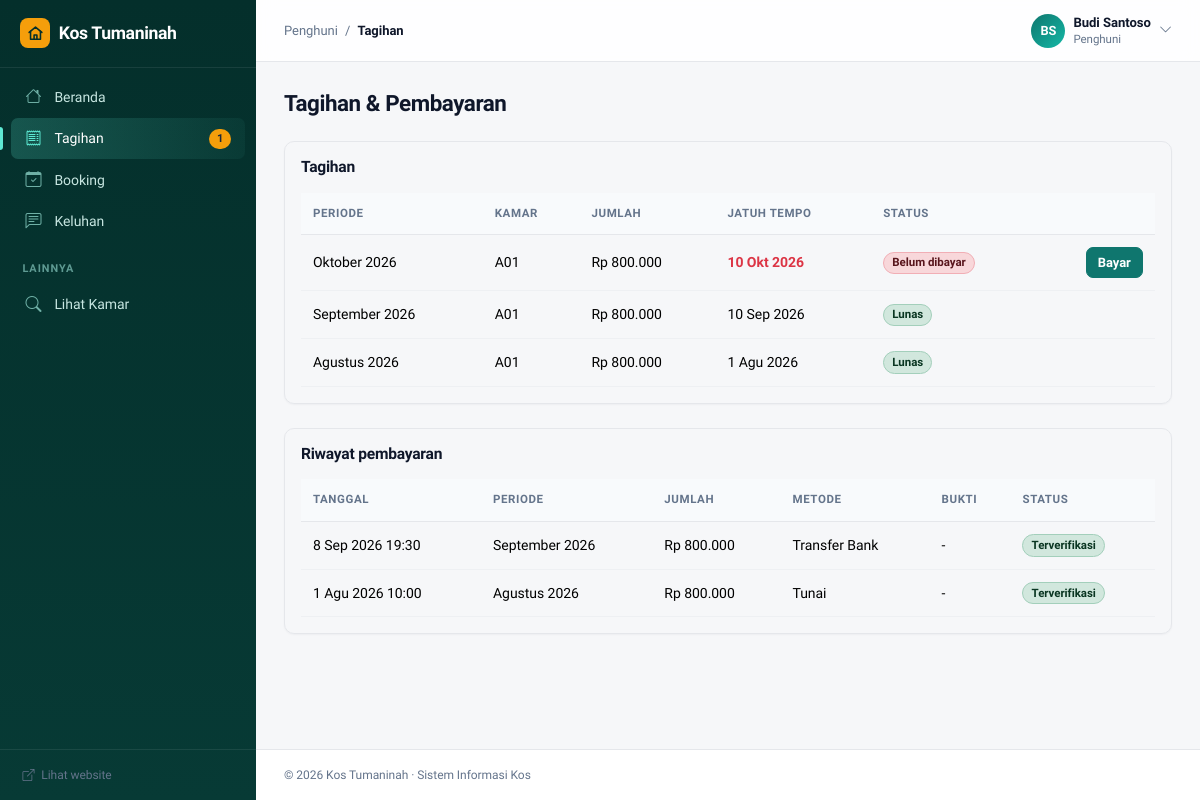
The page /penghuni/tagihan.php (signed in) on the database as committed earlier.
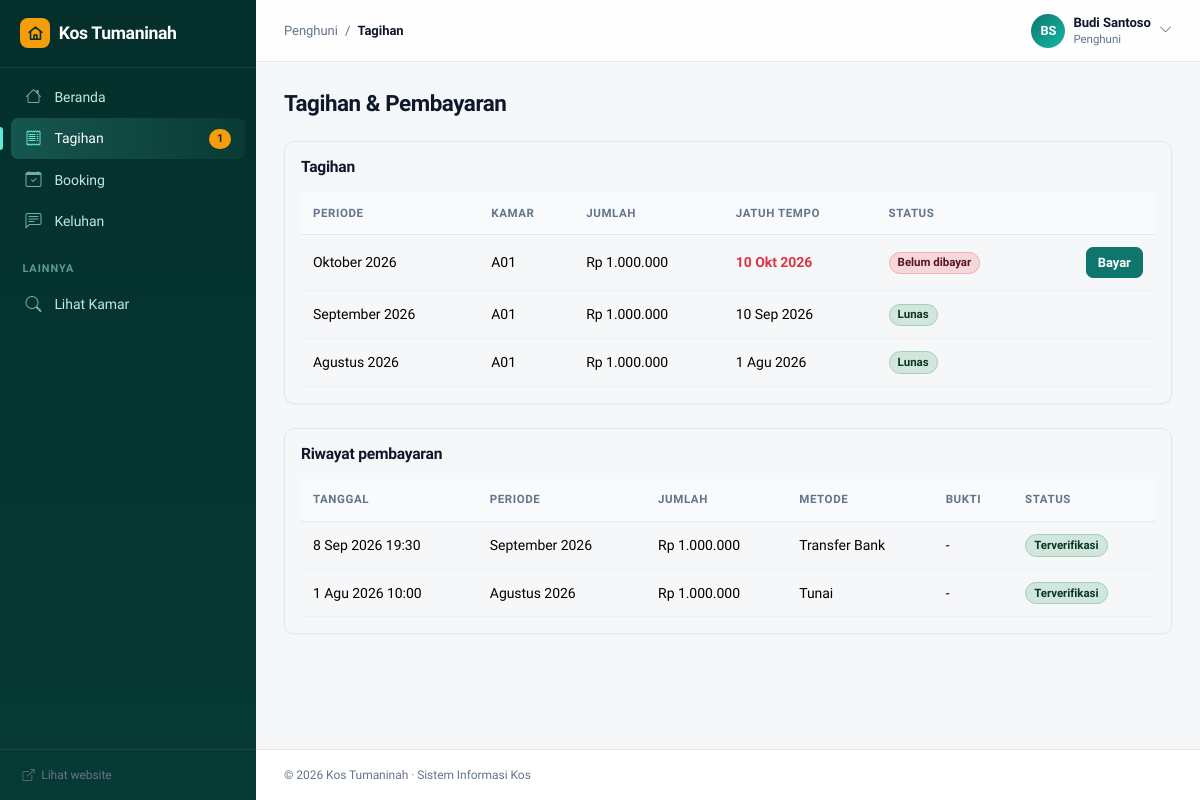
The same page on the database as committed later.
### tables this page shows
CREATE TABLE tagihan (
    id          INT UNSIGNED AUTO_INCREMENT PRIMARY KEY,
    sewa_id     INT UNSIGNED NOT NULL,
    periode     CHAR(7) NOT NULL COMMENT 'format YYYY-MM',
    jumlah      INT UNSIGNED NOT NULL,
    jatuh_tempo DATE NOT NULL,
    status      ENUM('belum','menunggu','lunas') NOT NULL DEFAULT 'belum',
    created_at  DATETIME NOT NULL DEFAULT CURRENT_TIMESTAMP,
    UNIQUE KEY uq_tagihan (sewa_id, periode),
    FOREIGN KEY (sewa_id) REFERENCES sewa(id) ON DELETE CASCADE
);

CREATE TABLE pembayaran (
    id              INT UNSIGNED AUTO_INCREMENT PRIMARY KEY,
    tagihan_id      INT UNSIGNED NOT NULL,
    tanggal_bayar   DATETIME NOT NULL DEFAULT CURRENT_TIMESTAMP,
    jumlah          INT UNSIGNED NOT NULL,
    metode          VARCHAR(30) NOT NULL,
    bukti           VARCHAR(255) NULL,
    status          ENUM('menunggu','valid','ditolak') NOT NULL DEFAULT 'menunggu',
    catatan         VARCHAR(255),
    divalidasi_oleh INT UNSIGNED NULL,
    FOREIGN KEY (tagihan_id) REFERENCES tagihan(id) ON DELETE CASCADE,
    FOREIGN KEY (divalidasi_oleh) REFERENCES users(id) ON DELETE SET NULL
);

CREATE TABLE kamar (
    id              INT UNSIGNED AUTO_INCREMENT PRIMARY KEY,
    nomor_kamar     VARCHAR(10) NOT NULL UNIQUE,
    harga_per_bulan INT UNSIGNED NOT NULL DEFAULT 1000000,
    ukuran          VARCHAR(20),
    status          ENUM('kosong','terisi','perbaikan') NOT NULL DEFAULT 'kosong',
    deskripsi       TEXT,
    created_at      DATETIME NOT NULL DEFAULT CURRENT_TIMESTAMP
);

### penghuni/tagihan.php (the view, shortened to what the changed rows need)
<?php
require_once __DIR__ . '/../includes/functions.php';
$u = require_role('penghuni');
$tagihan = q(
    "SELECT t.*, k.nomor_kamar FROM tagihan t
     JOIN sewa s ON s.id = t.sewa_id JOIN kamar k ON k.id = s.kamar_id
     WHERE s.user_id = ? ORDER BY t.periode DESC",
    [$u['id']]
)->fetchAll();
$pembayaran = q(
    "SELECT p.*, t.periode FROM pembayaran p
     JOIN tagihan t ON t.id = p.tagihan_id JOIN sewa s ON s.id = t.sewa_id
     WHERE s.user_id = ? ORDER BY p.tanggal_bayar DESC",
    [$u['id']]
)->fetchAll();
require __DIR__ . '/../includes/header.php';
?>
<h1 class="h3 mb-4">Tagihan & Pembayaran</h1>
<div class="card shadow-sm mb-4"><div class="card-body">
    <div class="table-responsive">
        <table class="table">
            <thead><tr><th>Periode</th><th>Kamar</th><th>Jumlah</th><th>Jatuh tempo</th><th>Status</th><th></th></tr></thead>
            <tbody>
            <?php foreach ($tagihan as $t): ?>
                <tr>
                    <td><?= periode_label($t['periode']) ?></td>
                    <td><?= e($t['nomor_kamar']) ?></td>
                    <td><?= rupiah($t['jumlah']) ?></td>
                    <td class="<?= $t['status'] !== 'lunas' && $t['jatuh_tempo'] < date('Y-m-d') ? 'text-danger fw-bold' : '' ?>"><?= tgl($t['jatuh_tempo']) ?></td>
                    <td><?= badge($t['status']) ?></td>
                    <td class="text-end">
                        <?php if ($t['status'] === 'belum'): ?>
                            <a href="<?= url('penghuni/bayar.php?id=' . $t['id']) ?>" class="btn btn-sm btn-primary">Bayar</a>
                        <?php endif; ?>
                    </td>
                </tr>
            <?php endforeach; ?>
            </tbody>
        </table>
    </div>
</div></div>
<div class="card shadow-sm"><div class="card-body">
    <div class="table-responsive">
        <table class="table">
            <thead><tr><th>Tanggal</th><th>Periode</th><th>Jumlah</th><th>Metode</th><th>Bukti</th><th>Status</th></tr></thead>
            <tbody>
            <?php foreach ($pembayaran as $p): ?>
                <tr>
                    <td><?= tgl($p['tanggal_bayar'], true) ?></td>
                    <td><?= periode_label($p['periode']) ?></td>
                    <td><?= rupiah($p['jumlah']) ?></td>
                    <td><?= e($p['metode']) ?></td>
                    <td><?= $p['bukti'] ? '<a href="' . foto_url($p['bukti']) . '" target="_blank">Lihat</a>' : '-' ?></td>
                    <td><?= badge($p['status']) ?><?= $p['catatan'] ? '<div class="small text-muted">' . e($p['catatan']) . '</div>' : '' ?></td>
                </tr>
            <?php endforeach; ?>
            </tbody>
        </table>
    </div>
</div></div>
<?php require __DIR__ . '/../includes/footer.php'; ?>

### includes/functions.php (shortened to what the changed rows need)
<?php
function db(): PDO
{
    static $pdo = null;
    if ($pdo === null) {
        $pdo = new PDO(
            'mysql:host=' . DB_HOST . ';dbname=' . DB_NAME . ';charset=utf8mb4',
            DB_USER,
            DB_PASS,
            [
                PDO::ATTR_ERRMODE            => PDO::ERRMODE_EXCEPTION,
                PDO::ATTR_DEFAULT_FETCH_MODE => PDO::FETCH_ASSOC,
            ]
        );
    }
    return $pdo;
}
function q(string $sql, array $params = []): PDOStatement
{
    $st = db()->prepare($sql);
    $st->execute($params);
    return $st;
}
function e($s): string
{
    return htmlspecialchars((string) $s, ENT_QUOTES, 'UTF-8');
}
function url(string $path = ''): string
{
    return BASE_URL . ltrim($path, '/');
}
function rupiah($n): string
{
    return 'Rp ' . number_format((int) $n, 0, ',', '.');
}
function tgl(?string $date, bool $jam = false): string
{
    $t = strtotime($date);
    $s = date('j', $t) . ' ' . substr(BULAN[(int) date('n', $t)], 0, 3) . ' ' . date('Y', $t);
    return $jam ? $s . ' ' . date('H:i', $t) : $s;
}
function periode_label(string $periode): string
{
    [$y, $m] = explode('-', $periode);
    return BULAN[(int) $m] . ' ' . $y;
}
function badge(string $status): string
{
    $warna = [
        'kosong' => 'success', 'terisi' => 'secondary', 'perbaikan' => 'warning',
        'pending' => 'warning', 'diterima' => 'success', 'ditolak' => 'danger', 'batal' => 'secondary',
        'aktif' => 'success', 'selesai' => 'success', 'disetujui' => 'success',
        'belum' => 'danger', 'menunggu' => 'warning', 'lunas' => 'success', 'valid' => 'success',
        'baru' => 'info', 'diproses' => 'primary',
    ];
    $label = [
        'kosong' => 'Tersedia', 'pending' => 'Menunggu', 'belum' => 'Belum dibayar',
        'menunggu' => 'Diverifikasi', 'valid' => 'Terverifikasi',
    ];
    $w = $warna[$status] ?? 'secondary';
    return '<span class="badge rounded-pill bg-' . $w . '-subtle text-' . $w . '-emphasis border border-' . $w . '-subtle">'
        . e($label[$status] ?? ucfirst($status)) . '</span>';
}
function user(): ?array
{
    return $_SESSION['user'] ?? null;
}
function require_role(string ...$roles): array
{
    $u = user();
    return $u;
}

Rows that differ between the two databases and show on the page:
changed tagihan "Oktober 2026": jumlah "Rp 800.000" → "Rp 1.000.000"
changed tagihan "September 2026": jumlah "Rp 800.000" → "Rp 1.000.000"
changed tagihan "Agustus 2026": jumlah "Rp 800.000" → "Rp 1.000.000"
changed pembayaran "8 Sep 2026 19:30": jumlah "Rp 800.000" → "Rp 1.000.000"
changed pembayaran "1 Agu 2026 10:00": jumlah "Rp 800.000" → "Rp 1.000.000"
